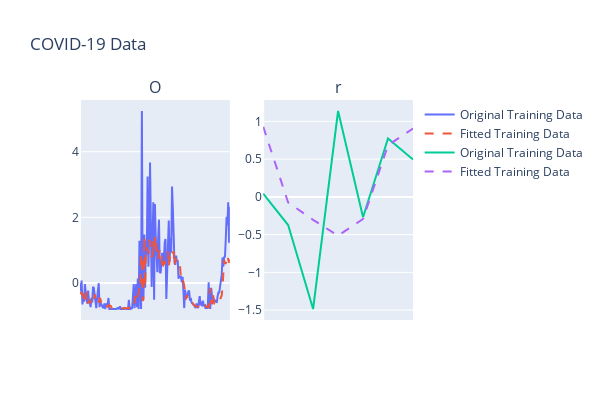

Notebook code cell kept with this figure:
### Markdown cell above
### Convolutional LSTM

### Code cell
conv_lstm_model = Sequential()
conv_lstm_model.add(Conv1D(64, 2, activation='relu', input_shape=(3, 1)))  # Use kernel size 2 to fit the small input
conv_lstm_model.add(MaxPooling1D(pool_size=1))  # Pooling size 1 to prevent negative dimensions
conv_lstm_model.add(LSTM(100, return_sequences=True))
conv_lstm_model.add(Dropout(0.2))
conv_lstm_model.add(Conv1D(32, 2, activation='relu'))  # Adjust kernel size to fit the reduced dimensions
conv_lstm_model.add(MaxPooling1D(pool_size=1))  # Pooling size 1 to prevent negative dimensions
conv_lstm_model.add(Flatten())
conv_lstm_model.add(Dense(units=1))
set_epsilon(1)
conv_lstm_model.compile(optimizer=Adam(learning_rate=0.001), loss=MeanAbsoluteError(), metrics=[MeanAbsolutePercentageError()])

conv_lstm_model.summary()


# training
early_stopping = EarlyStopping(monitor='val_loss', patience=20, restore_best_weights=True)
reduce_lr = ReduceLROnPlateau(monitor='val_loss', factor=0.9, patience=5, min_lr=0.00000001)

history = conv_lstm_model.fit(X_train_seq, y_train_seq, epochs=100, batch_size=16, validation_split=0.2, verbose=2)


# plot the loss function
plt.plot(history.history['loss'], label='Training loss')
plt.plot(history.history['val_loss'], label='Validation loss')
plt.legend()


# visualization the result
y_pred_train = conv_lstm_model.predict(X_train_seq).reshape(-1,1)
y_pred_test = conv_lstm_model.predict(X_test_seq).reshape(-1,1)

num_dates = len(df['Date'])
step = max(1, num_dates // 15)
display_dates = df['Date'][::step]

fig = make_subplots(
    rows=1, cols=2,
    subplot_titles=("Original Training Data"),
    shared_xaxes=True
)

fig.add_trace(go.Scatter(x=np.arange(len(X_train) - sequence_length + 1), y=y_train_seq.flatten(), mode='lines', name='Original Training Data'), row=1, col=1)
fig.add_trace(go.Scatter(x=np.arange(len(X_train) - sequence_length + 1), y=y_pred_train.flatten(), mode='lines', name='Fitted Training Data', line=dict(dash='dash')), row=1, col=1)

fig.add_trace(go.Scatter(x=np.arange(len(X_test) - sequence_length + 1), y=y_test_seq.flatten(), mode='lines', name='Original Training Data'), row=1, col=2)
fig.add_trace(go.Scatter(x=np.arange(len(X_test) - sequence_length + 1), y=y_pred_test.flatten(), mode='lines', name='Fitted Training Data', line=dict(dash='dash')), row=1, col=2)

fig.update_layout(
    height=400, width=600,
    title_text="COVID-19 Data",
    hovermode='x unified'
)

for i in range(1, 2):
    for j in range(1, 3):
        fig.update_xaxes(
            tickvals=display_dates,
            tickformat="%b %d\n%Y",
            tickangle=45,
            row=i, col=j
        )
fig.show()


# Compute score metrics
# Convert to tensors
y_true_tf = tf.convert_to_tensor(y_test_seq.reshape(-1), dtype=tf.float32)
y_pred_tf = tf.convert_to_tensor(y_pred_test.reshape(-1), dtype=tf.float32)

# Initialize the metrics
mae_metric = tf.keras.metrics.MeanAbsoluteError()
mse_metric = tf.keras.metrics.MeanSquaredError()

# Update the state with the true and predicted values
mae_metric.update_state(y_true_tf, y_pred_tf)
mse_metric.update_state(y_true_tf, y_pred_tf)

# Calculate MAE and MSE
mae = mae_metric.result().numpy()
mse = mse_metric.result().numpy()

# Calculate RMSE
rmse = np.sqrt(mse)

# Calculate R² score
total_error = tf.reduce_sum(tf.square(y_true_tf - tf.reduce_mean(y_true_tf)))
unexplained_error = tf.reduce_sum(tf.square(y_true_tf - y_pred_tf))
r2_score = 1 - tf.divide(unexplained_error, total_error).numpy()

print(f"MAE: {mae}")
print(f"RMSE: {rmse}")
print(f"R² score: {r2_score}")


# save the model
conv_lstm_model.save("./checkpoints/conv_lstm.h5")

### Figure 1 — Plotly figure (JSON) as saved in the notebook; plotly's stock layout.template omitted (floating-point values rounded to 4 significant figures; data arrays with more than 128 entries replaced by an {"elided": "..."} marker saying what was removed)
{"data": [{"mode": "lines", "name": "Original Training Data", "type": "scatter", "x": {"elided": "186 int values"}, "xaxis": "x", "y": {"elided": "185 float values"}, "yaxis": "y"}, {"line": {"dash": "dash"}, "mode": "lines", "name": "Fitted Training Data", "type": "scatter", "x": {"elided": "186 int values"}, "xaxis": "x", "y": {"elided": "185 float values"}, "yaxis": "y"}, {"mode": "lines", "name": "Original Training Data", "type": "scatter", "x": [0, 1, 2, 3, 4, 5, 6, 7], "xaxis": "x2", "y": [0.04342, -0.3734, -1.485, 1.138, -0.2692, 0.7728, 0.495], "yaxis": "y2"}, {"line": {"dash": "dash"}, "mode": "lines", "name": "Fitted Training Data", "type": "scatter", "x": [0, 1, 2, 3, 4, 5, 6, 7], "xaxis": "x2", "y": [0.9309, -0.07392, -0.3043, -0.5141, -0.2925, 0.6838, 0.9046], "yaxis": "y2"}], "layout": {"annotations": [{"font": {"size": 16}, "showarrow": false, "text": "O", "x": 0.225, "xanchor": "center", "xref": "paper", "y": 1, "yanchor": "bottom", "yref": "paper"}, {"font": {"size": 16}, "showarrow": false, "text": "r", "x": 0.775, "xanchor": "center", "xref": "paper", "y": 1, "yanchor": "bottom", "yref": "paper"}], "height": 400, "hovermode": "x unified", "title": {"text": "COVID-19 Data"}, "width": 600, "xaxis": {"anchor": "y", "domain": [0, 0.45], "tickangle": 45, "tickformat": "%b %d\n%Y", "tickvals": ["2021-04-05T00:00:00", "2021-04-18T00:00:00", "2021-05-01T00:00:00", "2021-05-14T00:00:00", "2021-05-27T00:00:00", "2021-06-09T00:00:00", "2021-06-22T00:00:00", "2021-07-05T00:00:00", "2021-07-18T00:00:00", "2021-07-31T00:00:00", "2021-08-13T00:00:00", "2021-08-26T00:00:00", "2021-09-08T00:00:00", "2021-09-21T00:00:00", "2021-10-04T00:00:00", "2021-10-17T00:00:00"]}, "xaxis2": {"anchor": "y2", "domain": [0.55, 1], "tickangle": 45, "tickformat": "%b %d\n%Y", "tickvals": ["2021-04-05T00:00:00", "2021-04-18T00:00:00", "2021-05-01T00:00:00", "2021-05-14T00:00:00", "2021-05-27T00:00:00", "2021-06-09T00:00:00", "2021-06-22T00:00:00", "2021-07-05T00:00:00", "2021-07-18T00:00:00", "2021-07-31T00:00:00", "2021-08-13T00:00:00", "2021-08-26T00:00:00", "2021-09-08T00:00:00", "2021-09-21T00:00:00", "2021-10-04T00:00:00", "2021-10-17T00:00:00"]}, "yaxis": {"anchor": "x", "domain": [0, 1]}, "yaxis2": {"anchor": "x2", "domain": [0, 1]}}}
